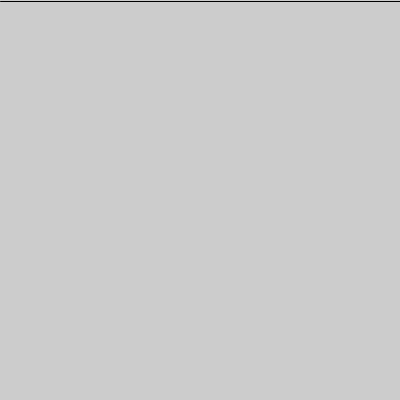
Frame 1 (no input)
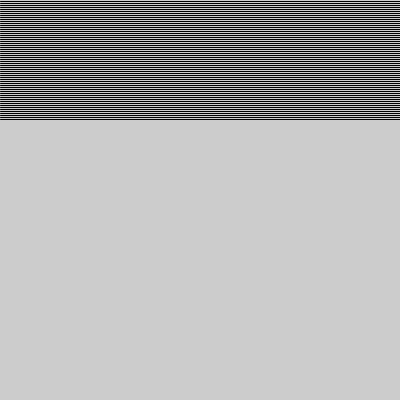
Frame 60 (the mouse pressed at the canvas centre just before this capture)
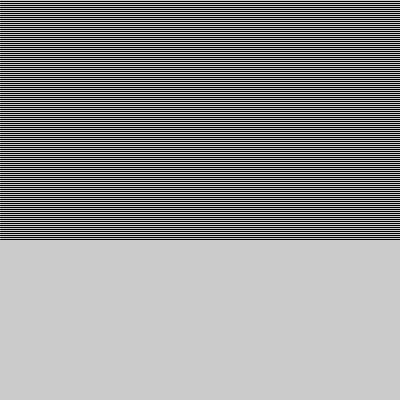
Frame 120 (the mouse held since frame 60 and released just before this capture)

The Processing sketch that drew these frames (run headless with seeded random() and noise(); from frame 60 on, the mouse is pressed at the canvas centre):

// Processing sketch: processing_135418
// ── processing_135418.pde


int y = 1;

void setup() {
  size (400, 400);
}
 
void draw () {

line(0, y, width, y);
y = y + 2; 

}
